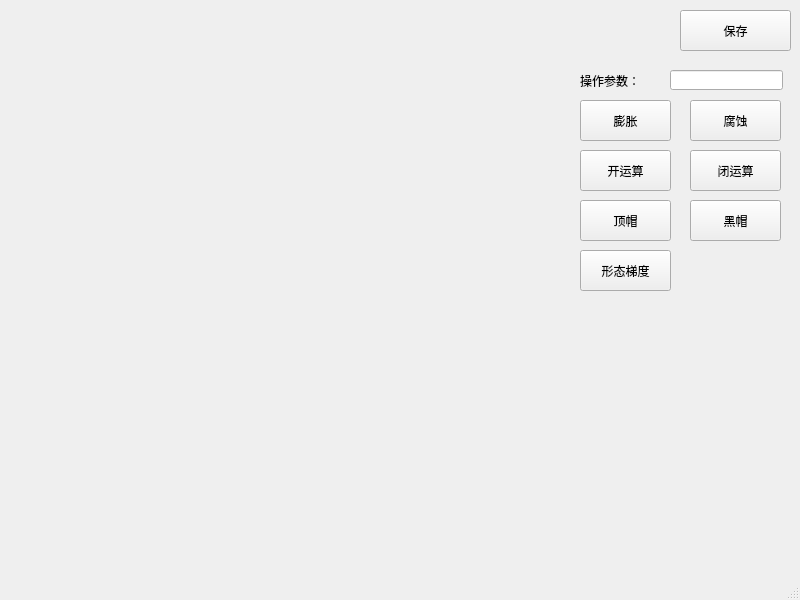
<?xml version="1.0" encoding="UTF-8"?>
<ui version="4.0">
 <class>Morphology</class>
 <widget class="QMainWindow" name="Morphology">
  <property name="geometry">
   <rect>
    <x>0</x>
    <y>0</y>
    <width>800</width>
    <height>600</height>
   </rect>
  </property>
  <property name="windowTitle">
   <string>MainWindow</string>
  </property>
  <widget class="QWidget" name="centralwidget">
   <widget class="QLabel" name="img">
    <property name="geometry">
     <rect>
      <x>0</x>
      <y>0</y>
      <width>550</width>
      <height>550</height>
     </rect>
    </property>
    <property name="text">
     <string/>
    </property>
   </widget>
   <widget class="QPushButton" name="SaveButton">
    <property name="geometry">
     <rect>
      <x>680</x>
      <y>10</y>
      <width>111</width>
      <height>41</height>
     </rect>
    </property>
    <property name="text">
     <string>保存</string>
    </property>
   </widget>
   <widget class="QLineEdit" name="ElementEdit">
    <property name="geometry">
     <rect>
      <x>670</x>
      <y>70</y>
      <width>113</width>
      <height>20</height>
     </rect>
    </property>
   </widget>
   <widget class="QPushButton" name="ErodingButton">
    <property name="geometry">
     <rect>
      <x>690</x>
      <y>100</y>
      <width>91</width>
      <height>41</height>
     </rect>
    </property>
    <property name="text">
     <string>腐蚀</string>
    </property>
   </widget>
   <widget class="QPushButton" name="DilatingButton">
    <property name="geometry">
     <rect>
      <x>580</x>
      <y>100</y>
      <width>91</width>
      <height>41</height>
     </rect>
    </property>
    <property name="text">
     <string>膨胀</string>
    </property>
   </widget>
   <widget class="QLabel" name="label">
    <property name="geometry">
     <rect>
      <x>580</x>
      <y>70</y>
      <width>71</width>
      <height>21</height>
     </rect>
    </property>
    <property name="text">
     <string>操作参数：</string>
    </property>
   </widget>
   <widget class="QPushButton" name="OpeningButton">
    <property name="geometry">
     <rect>
      <x>580</x>
      <y>150</y>
      <width>91</width>
      <height>41</height>
     </rect>
    </property>
    <property name="text">
     <string>开运算</string>
    </property>
   </widget>
   <widget class="QPushButton" name="ClosingButton">
    <property name="geometry">
     <rect>
      <x>690</x>
      <y>150</y>
      <width>91</width>
      <height>41</height>
     </rect>
    </property>
    <property name="text">
     <string>闭运算</string>
    </property>
   </widget>
   <widget class="QPushButton" name="TopButton">
    <property name="geometry">
     <rect>
      <x>580</x>
      <y>200</y>
      <width>91</width>
      <height>41</height>
     </rect>
    </property>
    <property name="text">
     <string>顶帽</string>
    </property>
   </widget>
   <widget class="QPushButton" name="BlackButton">
    <property name="geometry">
     <rect>
      <x>690</x>
      <y>200</y>
      <width>91</width>
      <height>41</height>
     </rect>
    </property>
    <property name="text">
     <string>黑帽</string>
    </property>
   </widget>
   <widget class="QPushButton" name="GradientButton">
    <property name="geometry">
     <rect>
      <x>580</x>
      <y>250</y>
      <width>91</width>
      <height>41</height>
     </rect>
    </property>
    <property name="text">
     <string>形态梯度</string>
    </property>
   </widget>
  </widget>
  <widget class="QMenuBar" name="menubar">
   <property name="geometry">
    <rect>
     <x>0</x>
     <y>0</y>
     <width>800</width>
     <height>21</height>
    </rect>
   </property>
  </widget>
  <widget class="QStatusBar" name="statusbar"/>
 </widget>
 <resources/>
 <connections/>
</ui>
